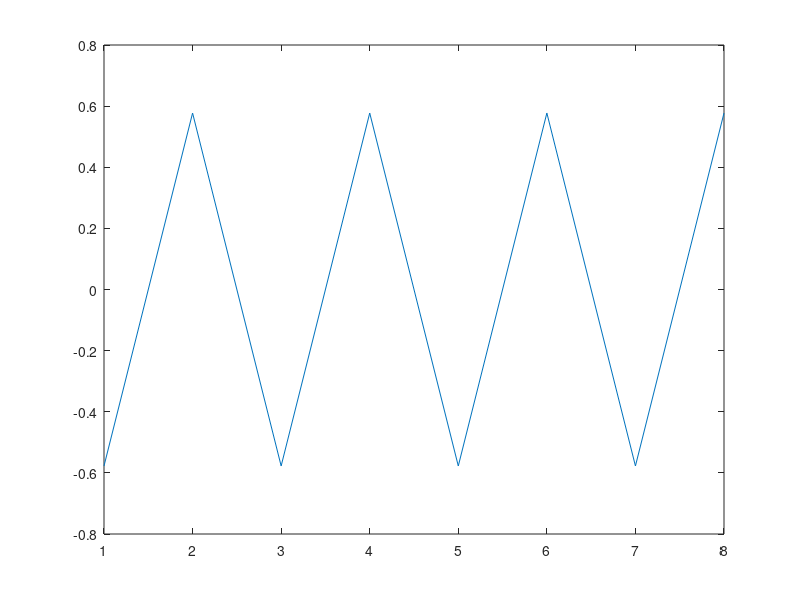

This chart was generated by the following MATLAB code:
% Newton Rahpson method
% Kai brooks
% 2019 April 29
% Newton Rahpson method
%
% NR: x^2+1
% Derivative 2x
% x_i = 1/sqrt(3)

clc
close all
clear all
format

f=@(x)x.^2+1;   % Declare function
d=@(x)2*x;      % Derivative
x = 1/sqrt(3);
for n=1:8
    x=x-f(x)/d(x)
    y(n) = n;   % for plotting
    z(n) = x;   % for plotting
end

plot(y,z);

% if you dont know if there's a root, plot it

g=@(x)3*x^2 + ((ln(pi-x))^2 / (pi^4)) + 1;